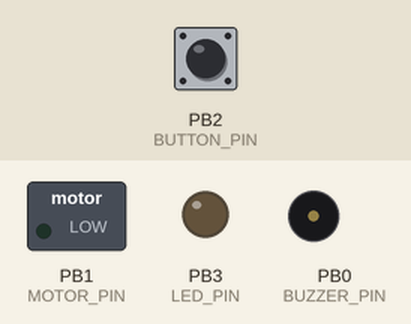
Bench run of a sketch on a simulated ATtiny85, built with avr-gcc and run on an emulated ATtiny85. Parts: switched loads named in the sketch (green lamp = pin HIGH), output pins drawn as LEDs (lit = HIGH), buzzer (waves = sounding, pin HIGH). Dashed ring = blinking. The inputs (shaded band) are chosen by the test bench; at power-on: PB2 (BUTTON_PIN) HIGH. Sleep ends after the set time or at an interrupt.

Above: at 1.2 s.
1.3 s: PB2 (BUTTON_PIN) pulled LOW for 0.15 s
At 1.55 s:
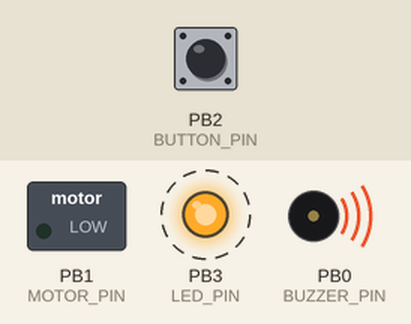
Timing chart, 0 to 4.3 s (numbered marks = the images above; inputs shaded):
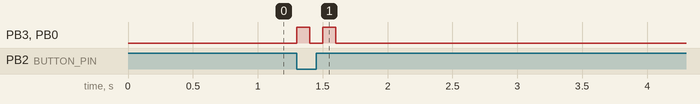

The sketch:

StandupPotato.ino
```cpp
#include <avr/sleep.h>
#include <avr/power.h>
#include <avr/wdt.h>

enum WatchDogTimeout {
  WDT_16ms = 0,
  WDT_32ms,
  WDT_64ms,
  WDT_128ms,
  WDT_250ms,
  WDT_500ms,
  WDT_1sec,
  WDT_2sec,
  WDT_4sec,
  WDT_8sec
};

enum PowerState {
  DEEP_SLEEP,
  GAME
};

const unsigned int BUZZER_PIN = PB0;
const unsigned int MOTOR_PIN = PB1;
const unsigned int BUTTON_PIN = PB2;
const unsigned int LED_PIN = PB3;

const unsigned long TURN_DURATION = 60000; // The time in milliseconds that each person can talk
unsigned long halfOfRemainingTime = TURN_DURATION / 2;
volatile bool watchDogBarked = false;
bool watchDogEnabled = false;
const WatchDogTimeout gameWdt = WDT_1sec;

WatchDogTimeout currentWdt = gameWdt;
unsigned long elapsedTime = 0; // How much time has elapsed in the running turn in milliseconds

volatile bool buttonPressed = false;

const unsigned long remindBeepDuration = 150; // How long in milliseconds we should beep to "stress" the user

PowerState currentState = DEEP_SLEEP; // Start with sleep as the initial state

/**
      Utility method that turns the LED on
*/
void turnLightOn() {
  digitalWrite(LED_PIN, HIGH);
}

/**
      Utility method that turns the LED off
*/
void turnLightOff() {
  digitalWrite(LED_PIN, LOW);
}

/**
   Vibrate for the specified amount of time (blocking)
   @param duration milliseconds the motor will vibrate
*/
void vibrateFor(unsigned long duration) {
  startVibrating();
  delay(duration);
  stopVibrating();
}

/**
   Utility method that starts the vibrating motor
*/
void startVibrating() {
  digitalWrite(MOTOR_PIN, HIGH);
}

/**
   Utility method that stops the vibrating motor
*/
void stopVibrating() {
  digitalWrite(MOTOR_PIN, LOW);
}

/**
   Ring the buzzer for the specified amount of time (blocking) while lighting the LED
   @param duration milliseconds the buzzer will ring
*/
void ringFor(unsigned long duration) {
  startRinging();
  turnLightOn();
  delay(duration);
  turnLightOff();
  stopRinging();
}

/**
   Utility method that starts ringing the buzzer
*/
void startRinging() {
  digitalWrite(BUZZER_PIN, HIGH);
}

/**
   Utility method that stops ringing the buzzer
*/
void stopRinging() {
  digitalWrite(BUZZER_PIN, LOW);
}

/**
   A utility method to derive a watchdog timeout's duration
   @return the amount of milliseconds corresponding to a watchdog timeout
*/
unsigned long getTimeoutDuration() {
  return 1 << (currentWdt + 4);
}

void setupWatchDogTimeoutOneshot(WatchDogTimeout wdt) {
  // Adopted from InsideGadgets (www.insidegadgets.com)
  byte timeoutVal = wdt & 7;
  if (wdt > 7) {
    timeoutVal |= (1 << 5);
  }
  timeoutVal |= (1 << WDCE);

  MCUSR &= ~(1 << WDRF);
  WDTCR |= (1 << WDCE) | (1 << WDE); // Start timed sequence
  WDTCR = timeoutVal;
  WDTCR |= _BV(WDIE);
  wdt_reset();  // pat the dog
  currentWdt = wdt;
}

/**
  Watchdog interrupt routine to be triggered when watchdog times out
*/
ISR(WDT_vect) {
  watchDogBarked = true;
  wdt_disable(); // disable watchdog
}

/**
   Change interrupt routine (e.g. when button presses occur)
*/
ISR (PCINT0_vect) {
  // TO-DO: Investigate ways to debounce the button
  if (digitalRead(BUTTON_PIN) == LOW) {
    buttonPressed = true;
  }
}

/**
   Sets up pin change interrupt for PB2
*/
void setupChangeInterrupt() {
  PCMSK |= bit (PCINT2); // want pin D2 (PB2)
  GIFR |= bit (PCIF); // clear any outstanding interrupts
  GIMSK |= bit (PCIE); // enable pin change interrupts
}

/**
   Sets the MCU into a deep sleep state until a change interrupt is triggered
*/
void goToSleep() {
  set_sleep_mode(SLEEP_MODE_PWR_DOWN);
  ADCSRA = 0; // turn off ADC
  power_all_disable (); // power off ADC, Timer 0 and 1, serial interface
  sleep_enable();
  sleep_cpu(); // Sleep here and wait for the interrupt
  sleep_disable();
  power_all_enable(); // power everything back on
}

void setup() {
  pinMode(BUZZER_PIN, OUTPUT);
  pinMode(MOTOR_PIN, OUTPUT);
  pinMode(BUTTON_PIN, INPUT);
  pinMode(LED_PIN, OUTPUT);
  setupChangeInterrupt();
}

void loop() {
  switch (currentState) {
    case DEEP_SLEEP:
      // Go to deep sleep until an interrupt occurs
      goToSleep();
      // Proceed to the
      if (buttonPressed) {
        // Beep fast twice to indicate the beginning of a game
        ringFor(100);
        delay(100);
        ringFor(100);
        currentState = GAME;
        buttonPressed = false;
      }
      break;
    case GAME:
      // If watchdog is not enabled, then we either just arrived from SLEEP state
      // or from a watchdog bark. Therefore we need to set another watchdog timer.
      if (!watchDogEnabled) {
        // Set up watchdog to be triggered (once) after the specified time
        setupWatchDogTimeoutOneshot(gameWdt);
        watchDogEnabled = true;
      }
      // Go to deep sleep until an interrupt occurs
      goToSleep();
      // We might have gone out of sleep due to another interrupt (i.e. the switch)
      // So make sure that we know what we are doing depending on who interrupted our sleep
      if (watchDogBarked) {
        watchDogBarked = false;
        watchDogEnabled = false;
        elapsedTime += getTimeoutDuration();
        unsigned long remainingTime = TURN_DURATION - elapsedTime;
        /* --- Main game logic --- */
        if (elapsedTime >= TURN_DURATION) {
          // Play a sound and vibration sequence to indicate the end of a game due to timeout
          ringFor(100);
          delay(100);
          ringFor(100);
          delay(300);
          startVibrating();
          ringFor(800);
          stopVibrating();
          currentState = DEEP_SLEEP;
          elapsedTime = 0;
          halfOfRemainingTime = TURN_DURATION / 2; // reset the remaining time since the turn is over
        } else if (remainingTime <= halfOfRemainingTime) {
          // Ring when we reach half of the remaining time available
          ringFor(remindBeepDuration);
          elapsedTime += remindBeepDuration; // Add the time we spent ringing
          halfOfRemainingTime /= 2;
        }
      }
      if (buttonPressed) {
        buttonPressed = false;
        // Ensure that a button press did not occur right after the turn finished
        // (e.g. while playing the timeout ringing sequence) and just before going to sleep
        if (currentState != DEEP_SLEEP) {
          // If the user pressed the button before their time was up, it means that the turn can finish before the time is up
          // Play a sound sequence to indicate the end of a game due to button press
          ringFor(50);
          delay(100);
          ringFor(50);
          delay(100);
          ringFor(50);
          // We don't need the watchdog running anymore, so disable it and reset the related variables
          wdt_disable(); // disable watchdog
          watchDogBarked = false;
          watchDogEnabled = false;
          elapsedTime = 0;
          halfOfRemainingTime = TURN_DURATION / 2; // reset the remaining time since the turn is over
          // Go back to the sleep state
          currentState = DEEP_SLEEP;
        }
      }
      break;
    default:
      break;
  }
}
```

Measured:
- after the input at 1.3 s, PB3 (LED_PIN), PB0 (BUZZER_PIN): alternates HIGH for 0.10 s and LOW for 0.10 s, 4 changes in all, then stays LOW, starting at once
